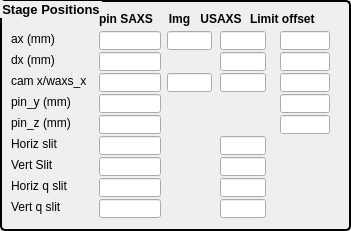
  <widget class="QGroupBox" name="groupBox">
   <property name="geometry">
    <rect>
     <x>10</x>
     <y>40</y>
     <width>351</width>
     <height>231</height>
    </rect>
   </property>
   <property name="sizePolicy">
    <sizepolicy hsizetype="Expanding" vsizetype="Expanding">
     <horstretch>0</horstretch>
     <verstretch>0</verstretch>
    </sizepolicy>
   </property>
   <property name="font">
    <font>
     <pointsize>10</pointsize>
     <weight>75</weight>
     <bold>true</bold>
    </font>
   </property>
   <property name="styleSheet">
    <string notr="true">QGroupBox { 
     border: 2px solid black; 
     border-radius: 5px; 
 } </string>
   </property>
   <property name="title">
    <string>Stage Positions</string>
   </property>
   <widget class="QLabel" name="label">
    <property name="geometry">
     <rect>
      <x>11</x>
      <y>31</y>
      <width>50</width>
      <height>16</height>
     </rect>
    </property>
    <property name="sizePolicy">
     <sizepolicy hsizetype="Expanding" vsizetype="Expanding">
      <horstretch>0</horstretch>
      <verstretch>0</verstretch>
     </sizepolicy>
    </property>
    <property name="text">
     <string>&lt;html&gt;&lt;head/&gt;&lt;body&gt;&lt;p&gt;ax (mm)&lt;/p&gt;&lt;/body&gt;&lt;/html&gt;</string>
    </property>
   </widget>
   <widget class="caTextEntry" name="catextentry_29">
    <property name="geometry">
     <rect>
      <x>280</x>
      <y>52</y>
      <width>50</width>
      <height>19</height>
     </rect>
    </property>
    <property name="sizePolicy">
     <sizepolicy hsizetype="Expanding" vsizetype="Expanding">
      <horstretch>0</horstretch>
      <verstretch>0</verstretch>
     </sizepolicy>
    </property>
    <property name="channel" stdset="0">
     <string notr="true">9idcLAX:SAXS:dx_limit_offset</string>
    </property>
    <property name="background">
     <color>
      <red>115</red>
      <green>215</green>
      <blue>253</blue>
     </color>
    </property>
    <property name="colorMode">
     <enum>caLineEdit::Static</enum>
    </property>
   </widget>
   <widget class="QLabel" name="label_38">
    <property name="geometry">
     <rect>
      <x>99</x>
      <y>11</y>
      <width>62</width>
      <height>16</height>
     </rect>
    </property>
    <property name="sizePolicy">
     <sizepolicy hsizetype="Expanding" vsizetype="Expanding">
      <horstretch>0</horstretch>
      <verstretch>0</verstretch>
     </sizepolicy>
    </property>
    <property name="font">
     <font>
      <weight>75</weight>
      <bold>true</bold>
     </font>
    </property>
    <property name="text">
     <string>pin SAXS</string>
    </property>
   </widget>
   <widget class="QLabel" name="label_13">
    <property name="geometry">
     <rect>
      <x>198</x>
      <y>11</y>
      <width>46</width>
      <height>16</height>
     </rect>
    </property>
    <property name="sizePolicy">
     <sizepolicy hsizetype="Expanding" vsizetype="Expanding">
      <horstretch>0</horstretch>
      <verstretch>0</verstretch>
     </sizepolicy>
    </property>
    <property name="font">
     <font>
      <weight>75</weight>
      <bold>true</bold>
     </font>
    </property>
    <property name="text">
     <string>USAXS</string>
    </property>
    <property name="alignment">
     <set>Qt::AlignCenter</set>
    </property>
   </widget>
   <widget class="QLabel" name="label_5">
    <property name="geometry">
     <rect>
      <x>11</x>
      <y>52</y>
      <width>50</width>
      <height>16</height>
     </rect>
    </property>
    <property name="sizePolicy">
     <sizepolicy hsizetype="Expanding" vsizetype="Expanding">
      <horstretch>0</horstretch>
      <verstretch>0</verstretch>
     </sizepolicy>
    </property>
    <property name="text">
     <string>&lt;html&gt;&lt;head/&gt;&lt;body&gt;&lt;p&gt;dx (mm)&lt;/p&gt;&lt;/body&gt;&lt;/html&gt;</string>
    </property>
   </widget>
   <widget class="caTextEntry" name="catextentry_40">
    <property name="geometry">
     <rect>
      <x>99</x>
      <y>52</y>
      <width>62</width>
      <height>19</height>
     </rect>
    </property>
    <property name="sizePolicy">
     <sizepolicy hsizetype="Expanding" vsizetype="Expanding">
      <horstretch>0</horstretch>
      <verstretch>0</verstretch>
     </sizepolicy>
    </property>
    <property name="channel" stdset="0">
     <string notr="true">9idcLAX:SAXS:dx_out</string>
    </property>
    <property name="background">
     <color>
      <red>115</red>
      <green>215</green>
      <blue>253</blue>
     </color>
    </property>
    <property name="colorMode">
     <enum>caLineEdit::Static</enum>
    </property>
   </widget>
   <widget class="caTextEntry" name="catextentry_33">
    <property name="geometry">
     <rect>
      <x>220</x>
      <y>52</y>
      <width>46</width>
      <height>19</height>
     </rect>
    </property>
    <property name="sizePolicy">
     <sizepolicy hsizetype="Expanding" vsizetype="Expanding">
      <horstretch>0</horstretch>
      <verstretch>0</verstretch>
     </sizepolicy>
    </property>
    <property name="channel" stdset="0">
     <string notr="true">9idcLAX:SAXS:dx_in</string>
    </property>
    <property name="background">
     <color>
      <red>115</red>
      <green>215</green>
      <blue>253</blue>
     </color>
    </property>
    <property name="colorMode">
     <enum>caLineEdit::Static</enum>
    </property>
   </widget>
   <widget class="QLabel" name="label_14">
    <property name="geometry">
     <rect>
      <x>167</x>
      <y>11</y>
      <width>25</width>
      <height>16</height>
     </rect>
    </property>
    <property name="sizePolicy">
     <sizepolicy hsizetype="Expanding" vsizetype="Expanding">
      <horstretch>0</horstretch>
      <verstretch>0</verstretch>
     </sizepolicy>
    </property>
    <property name="font">
     <font>
      <weight>75</weight>
      <bold>true</bold>
     </font>
    </property>
    <property name="text">
     <string>Img</string>
    </property>
    <property name="alignment">
     <set>Qt::AlignCenter</set>
    </property>
   </widget>
   <widget class="caTextEntry" name="catextentry_26">
    <property name="geometry">
     <rect>
      <x>220</x>
      <y>31</y>
      <width>46</width>
      <height>19</height>
     </rect>
    </property>
    <property name="sizePolicy">
     <sizepolicy hsizetype="Expanding" vsizetype="Expanding">
      <horstretch>0</horstretch>
      <verstretch>0</verstretch>
     </sizepolicy>
    </property>
    <property name="channel" stdset="0">
     <string notr="true">9idcLAX:SAXS:ax_in</string>
    </property>
    <property name="background">
     <color>
      <red>115</red>
      <green>215</green>
      <blue>253</blue>
     </color>
    </property>
    <property name="colorMode">
     <enum>caLineEdit::Static</enum>
    </property>
   </widget>
   <widget class="caTextEntry" name="catextentry_24">
    <property name="geometry">
     <rect>
      <x>99</x>
      <y>31</y>
      <width>62</width>
      <height>19</height>
     </rect>
    </property>
    <property name="sizePolicy">
     <sizepolicy hsizetype="Expanding" vsizetype="Expanding">
      <horstretch>0</horstretch>
      <verstretch>0</verstretch>
     </sizepolicy>
    </property>
    <property name="channel" stdset="0">
     <string notr="true">9idcLAX:SAXS:ax_out</string>
    </property>
    <property name="background">
     <color>
      <red>115</red>
      <green>215</green>
      <blue>253</blue>
     </color>
    </property>
    <property name="colorMode">
     <enum>caLineEdit::Static</enum>
    </property>
   </widget>
   <widget class="caTextEntry" name="catextentry_27">
    <property name="geometry">
     <rect>
      <x>167</x>
      <y>31</y>
      <width>45</width>
      <height>19</height>
     </rect>
    </property>
    <property name="sizePolicy">
     <sizepolicy hsizetype="Expanding" vsizetype="Expanding">
      <horstretch>0</horstretch>
      <verstretch>0</verstretch>
     </sizepolicy>
    </property>
    <property name="channel" stdset="0">
     <string notr="true">9idcLAX:USAXS_Img:ax_in</string>
    </property>
    <property name="background">
     <color>
      <red>115</red>
      <green>215</green>
      <blue>253</blue>
     </color>
    </property>
    <property name="colorMode">
     <enum>caLineEdit::Static</enum>
    </property>
   </widget>
   <widget class="caTextEntry" name="catextentry_25">
    <property name="geometry">
     <rect>
      <x>280</x>
      <y>31</y>
      <width>50</width>
      <height>19</height>
     </rect>
    </property>
    <property name="sizePolicy">
     <sizepolicy hsizetype="Expanding" vsizetype="Expanding">
      <horstretch>0</horstretch>
      <verstretch>0</verstretch>
     </sizepolicy>
    </property>
    <property name="channel" stdset="0">
     <string notr="true">9idcLAX:SAXS:ax_limit_offset</string>
    </property>
    <property name="background">
     <color>
      <red>115</red>
      <green>215</green>
      <blue>253</blue>
     </color>
    </property>
    <property name="colorMode">
     <enum>caLineEdit::Static</enum>
    </property>
   </widget>
   <widget class="QLabel" name="label_9">
    <property name="geometry">
     <rect>
      <x>250</x>
      <y>11</y>
      <width>80</width>
      <height>16</height>
     </rect>
    </property>
    <property name="sizePolicy">
     <sizepolicy hsizetype="Expanding" vsizetype="Expanding">
      <horstretch>0</horstretch>
      <verstretch>0</verstretch>
     </sizepolicy>
    </property>
    <property name="font">
     <font>
      <weight>75</weight>
      <bold>true</bold>
     </font>
    </property>
    <property name="text">
     <string>Limit offset</string>
    </property>
   </widget>
   <widget class="QLabel" name="label_12">
    <property name="geometry">
     <rect>
      <x>11</x>
      <y>136</y>
      <width>52</width>
      <height>16</height>
     </rect>
    </property>
    <property name="sizePolicy">
     <sizepolicy hsizetype="Expanding" vsizetype="Expanding">
      <horstretch>0</horstretch>
      <verstretch>0</verstretch>
     </sizepolicy>
    </property>
    <property name="text">
     <string>&lt;html&gt;&lt;head/&gt;&lt;body&gt;&lt;p&gt;Horiz slit&lt;/p&gt;&lt;/body&gt;&lt;/html&gt;</string>
    </property>
   </widget>
   <widget class="caTextEntry" name="catextentry_34">
    <property name="geometry">
     <rect>
      <x>220</x>
      <y>136</y>
      <width>46</width>
      <height>19</height>
     </rect>
    </property>
    <property name="sizePolicy">
     <sizepolicy hsizetype="Expanding" vsizetype="Expanding">
      <horstretch>0</horstretch>
      <verstretch>0</verstretch>
     </sizepolicy>
    </property>
    <property name="channel" stdset="0">
     <string notr="true">9idcLAX:SAXS:USAXS_hslit_ap</string>
    </property>
    <property name="background">
     <color>
      <red>115</red>
      <green>215</green>
      <blue>253</blue>
     </color>
    </property>
    <property name="colorMode">
     <enum>caLineEdit::Static</enum>
    </property>
   </widget>
   <widget class="caTextEntry" name="catextentry_32">
    <property name="geometry">
     <rect>
      <x>220</x>
      <y>73</y>
      <width>46</width>
      <height>19</height>
     </rect>
    </property>
    <property name="sizePolicy">
     <sizepolicy hsizetype="Expanding" vsizetype="Expanding">
      <horstretch>0</horstretch>
      <verstretch>0</verstretch>
     </sizepolicy>
    </property>
    <property name="channel" stdset="0">
     <string notr="true">9idcLAX:SAXS:WAXS_x_out</string>
    </property>
    <property name="background">
     <color>
      <red>115</red>
      <green>215</green>
      <blue>253</blue>
     </color>
    </property>
    <property name="colorMode">
     <enum>caLineEdit::Static</enum>
    </property>
   </widget>
   <widget class="caTextEntry" name="catextentry_46">
    <property name="geometry">
     <rect>
      <x>99</x>
      <y>115</y>
      <width>62</width>
      <height>19</height>
     </rect>
    </property>
    <property name="sizePolicy">
     <sizepolicy hsizetype="Expanding" vsizetype="Expanding">
      <horstretch>0</horstretch>
      <verstretch>0</verstretch>
     </sizepolicy>
    </property>
    <property name="channel" stdset="0">
     <string notr="true">9idcLAX:SAXS:SAXS_z_out</string>
    </property>
    <property name="background">
     <color>
      <red>115</red>
      <green>215</green>
      <blue>253</blue>
     </color>
    </property>
    <property name="colorMode">
     <enum>caLineEdit::Static</enum>
    </property>
   </widget>
   <widget class="caTextEntry" name="catextentry_30">
    <property name="geometry">
     <rect>
      <x>280</x>
      <y>94</y>
      <width>50</width>
      <height>19</height>
     </rect>
    </property>
    <property name="sizePolicy">
     <sizepolicy hsizetype="Expanding" vsizetype="Expanding">
      <horstretch>0</horstretch>
      <verstretch>0</verstretch>
     </sizepolicy>
    </property>
    <property name="channel" stdset="0">
     <string notr="true">9idcLAX:SAXS:SAXS_y_limit_offset</string>
    </property>
    <property name="background">
     <color>
      <red>115</red>
      <green>215</green>
      <blue>253</blue>
     </color>
    </property>
    <property name="colorMode">
     <enum>caLineEdit::Static</enum>
    </property>
   </widget>
   <widget class="caTextEntry" name="catextentry_39">
    <property name="geometry">
     <rect>
      <x>167</x>
      <y>73</y>
      <width>45</width>
      <height>19</height>
     </rect>
    </property>
    <property name="sizePolicy">
     <sizepolicy hsizetype="Expanding" vsizetype="Expanding">
      <horstretch>0</horstretch>
      <verstretch>0</verstretch>
     </sizepolicy>
    </property>
    <property name="channel" stdset="0">
     <string notr="true">9idcLAX:USAXS_Img:waxs_x_in</string>
    </property>
    <property name="background">
     <color>
      <red>115</red>
      <green>215</green>
      <blue>253</blue>
     </color>
    </property>
    <property name="colorMode">
     <enum>caLineEdit::Static</enum>
    </property>
   </widget>
   <widget class="QLabel" name="label_8">
    <property name="geometry">
     <rect>
      <x>11</x>
      <y>157</y>
      <width>48</width>
      <height>16</height>
     </rect>
    </property>
    <property name="sizePolicy">
     <sizepolicy hsizetype="Expanding" vsizetype="Expanding">
      <horstretch>0</horstretch>
      <verstretch>0</verstretch>
     </sizepolicy>
    </property>
    <property name="text">
     <string>&lt;html&gt;&lt;head/&gt;&lt;body&gt;&lt;p&gt;Vert Slit&lt;/p&gt;&lt;/body&gt;&lt;/html&gt;</string>
    </property>
   </widget>
   <widget class="caTextEntry" name="catextentry_41">
    <property name="geometry">
     <rect>
      <x>99</x>
      <y>157</y>
      <width>62</width>
      <height>19</height>
     </rect>
    </property>
    <property name="sizePolicy">
     <sizepolicy hsizetype="Expanding" vsizetype="Expanding">
      <horstretch>0</horstretch>
      <verstretch>0</verstretch>
     </sizepolicy>
    </property>
    <property name="channel" stdset="0">
     <string notr="true">9idcLAX:USAXS_Img:ImgVertApperture</string>
    </property>
    <property name="background">
     <color>
      <red>115</red>
      <green>215</green>
      <blue>253</blue>
     </color>
    </property>
    <property name="colorMode">
     <enum>caLineEdit::Static</enum>
    </property>
   </widget>
   <widget class="caTextEntry" name="catextentry_35">
    <property name="geometry">
     <rect>
      <x>220</x>
      <y>157</y>
      <width>46</width>
      <height>19</height>
     </rect>
    </property>
    <property name="sizePolicy">
     <sizepolicy hsizetype="Expanding" vsizetype="Expanding">
      <horstretch>0</horstretch>
      <verstretch>0</verstretch>
     </sizepolicy>
    </property>
    <property name="channel" stdset="0">
     <string notr="true">9idcLAX:SAXS:USAXS_vslit_ap</string>
    </property>
    <property name="background">
     <color>
      <red>115</red>
      <green>215</green>
      <blue>253</blue>
     </color>
    </property>
    <property name="colorMode">
     <enum>caLineEdit::Static</enum>
    </property>
   </widget>
   <widget class="caTextEntry" name="catextentry_31">
    <property name="geometry">
     <rect>
      <x>280</x>
      <y>73</y>
      <width>50</width>
      <height>19</height>
     </rect>
    </property>
    <property name="sizePolicy">
     <sizepolicy hsizetype="Expanding" vsizetype="Expanding">
      <horstretch>0</horstretch>
      <verstretch>0</verstretch>
     </sizepolicy>
    </property>
    <property name="channel" stdset="0">
     <string notr="true">9idcLAX:SAXS:WAXS_x_limit_offset</string>
    </property>
    <property name="background">
     <color>
      <red>115</red>
      <green>215</green>
      <blue>253</blue>
     </color>
    </property>
    <property name="colorMode">
     <enum>caLineEdit::Static</enum>
    </property>
   </widget>
   <widget class="QLabel" name="label_4">
    <property name="geometry">
     <rect>
      <x>11</x>
      <y>94</y>
      <width>67</width>
      <height>16</height>
     </rect>
    </property>
    <property name="sizePolicy">
     <sizepolicy hsizetype="Expanding" vsizetype="Expanding">
      <horstretch>0</horstretch>
      <verstretch>0</verstretch>
     </sizepolicy>
    </property>
    <property name="text">
     <string>pin_y (mm)</string>
    </property>
    <property name="alignment">
     <set>Qt::AlignLeading|Qt::AlignLeft|Qt::AlignVCenter</set>
    </property>
   </widget>
   <widget class="QLabel" name="label_6">
    <property name="geometry">
     <rect>
      <x>11</x>
      <y>115</y>
      <width>66</width>
      <height>16</height>
     </rect>
    </property>
    <property name="sizePolicy">
     <sizepolicy hsizetype="Expanding" vsizetype="Expanding">
      <horstretch>0</horstretch>
      <verstretch>0</verstretch>
     </sizepolicy>
    </property>
    <property name="text">
     <string>pin_z (mm)</string>
    </property>
   </widget>
   <widget class="caTextEntry" name="catextentry_28">
    <property name="geometry">
     <rect>
      <x>280</x>
      <y>115</y>
      <width>50</width>
      <height>19</height>
     </rect>
    </property>
    <property name="sizePolicy">
     <sizepolicy hsizetype="Expanding" vsizetype="Expanding">
      <horstretch>0</horstretch>
      <verstretch>0</verstretch>
     </sizepolicy>
    </property>
    <property name="channel" stdset="0">
     <string notr="true">9idcLAX:SAXS:SAXS_z_limit_offset</string>
    </property>
    <property name="background">
     <color>
      <red>115</red>
      <green>215</green>
      <blue>253</blue>
     </color>
    </property>
    <property name="colorMode">
     <enum>caLineEdit::Static</enum>
    </property>
   </widget>
   <widget class="QLabel" name="label_2">
    <property name="geometry">
     <rect>
      <x>11</x>
      <y>73</y>
      <width>82</width>
      <height>16</height>
     </rect>
    </property>
    <property name="sizePolicy">
     <sizepolicy hsizetype="Expanding" vsizetype="Expanding">
      <horstretch>0</horstretch>
      <verstretch>0</verstretch>
     </sizepolicy>
    </property>
    <property name="text">
     <string>cam x/waxs_x</string>
    </property>
   </widget>
   <widget class="caTextEntry" name="catextentry_38">
    <property name="geometry">
     <rect>
      <x>99</x>
      <y>73</y>
      <width>62</width>
      <height>19</height>
     </rect>
    </property>
    <property name="sizePolicy">
     <sizepolicy hsizetype="Expanding" vsizetype="Expanding">
      <horstretch>0</horstretch>
      <verstretch>0</verstretch>
     </sizepolicy>
    </property>
    <property name="channel" stdset="0">
     <string notr="true">9idcLAX:SAXS:WAXS_x_out</string>
    </property>
    <property name="background">
     <color>
      <red>115</red>
      <green>215</green>
      <blue>253</blue>
     </color>
    </property>
    <property name="colorMode">
     <enum>caLineEdit::Static</enum>
    </property>
   </widget>
   <widget class="caTextEntry" name="catextentry_45">
    <property name="geometry">
     <rect>
      <x>99</x>
      <y>94</y>
      <width>62</width>
      <height>19</height>
     </rect>
    </property>
    <property name="sizePolicy">
     <sizepolicy hsizetype="Expanding" vsizetype="Expanding">
      <horstretch>0</horstretch>
      <verstretch>0</verstretch>
     </sizepolicy>
    </property>
    <property name="channel" stdset="0">
     <string notr="true">9idcLAX:SAXS:SAXS_y_out</string>
    </property>
    <property name="background">
     <color>
      <red>115</red>
      <green>215</green>
      <blue>253</blue>
     </color>
    </property>
    <property name="colorMode">
     <enum>caLineEdit::Static</enum>
    </property>
   </widget>
   <widget class="caTextEntry" name="catextentry_43">
    <property name="geometry">
     <rect>
      <x>99</x>
      <y>136</y>
      <width>62</width>
      <height>19</height>
     </rect>
    </property>
    <property name="sizePolicy">
     <sizepolicy hsizetype="Expanding" vsizetype="Expanding">
      <horstretch>0</horstretch>
      <verstretch>0</verstretch>
     </sizepolicy>
    </property>
    <property name="channel" stdset="0">
     <string notr="true">9idcLAX:USAXS_Img:ImgHorApperture</string>
    </property>
    <property name="background">
     <color>
      <red>115</red>
      <green>215</green>
      <blue>253</blue>
     </color>
    </property>
    <property name="colorMode">
     <enum>caLineEdit::Static</enum>
    </property>
   </widget>
   <widget class="caTextEntry" name="catextentry_36">
    <property name="geometry">
     <rect>
      <x>220</x>
      <y>178</y>
      <width>46</width>
      <height>19</height>
     </rect>
    </property>
    <property name="sizePolicy">
     <sizepolicy hsizetype="Expanding" vsizetype="Expanding">
      <horstretch>0</horstretch>
      <verstretch>0</verstretch>
     </sizepolicy>
    </property>
    <property name="channel" stdset="0">
     <string notr="true">9idcLAX:SAXS:USAXS_hgslit_ap</string>
    </property>
    <property name="background">
     <color>
      <red>115</red>
      <green>215</green>
      <blue>253</blue>
     </color>
    </property>
    <property name="colorMode">
     <enum>caLineEdit::Static</enum>
    </property>
   </widget>
   <widget class="caTextEntry" name="catextentry_37">
    <property name="geometry">
     <rect>
      <x>220</x>
      <y>199</y>
      <width>46</width>
      <height>19</height>
     </rect>
    </property>
    <property name="sizePolicy">
     <sizepolicy hsizetype="Expanding" vsizetype="Expanding">
      <horstretch>0</horstretch>
      <verstretch>0</verstretch>
     </sizepolicy>
    </property>
    <property name="channel" stdset="0">
     <string notr="true">9idcLAX:SAXS:USAXS_vgslit_ap</string>
    </property>
    <property name="background">
     <color>
      <red>115</red>
      <green>215</green>
      <blue>253</blue>
     </color>
    </property>
    <property name="colorMode">
     <enum>caLineEdit::Static</enum>
    </property>
   </widget>
   <widget class="caTextEntry" name="catextentry_44">
    <property name="geometry">
     <rect>
      <x>99</x>
      <y>178</y>
      <width>62</width>
      <height>19</height>
     </rect>
    </property>
    <property name="sizePolicy">
     <sizepolicy hsizetype="Expanding" vsizetype="Expanding">
      <horstretch>0</horstretch>
      <verstretch>0</verstretch>
     </sizepolicy>
    </property>
    <property name="channel" stdset="0">
     <string notr="true">9idcLAX:USAXS_Img:ImgGuardHorApperture</string>
    </property>
    <property name="background">
     <color>
      <red>115</red>
      <green>215</green>
      <blue>253</blue>
     </color>
    </property>
    <property name="colorMode">
     <enum>caLineEdit::Static</enum>
    </property>
   </widget>
   <widget class="caTextEntry" name="catextentry_42">
    <property name="geometry">
     <rect>
      <x>99</x>
      <y>199</y>
      <width>62</width>
      <height>19</height>
     </rect>
    </property>
    <property name="sizePolicy">
     <sizepolicy hsizetype="Expanding" vsizetype="Expanding">
      <horstretch>0</horstretch>
      <verstretch>0</verstretch>
     </sizepolicy>
    </property>
    <property name="channel" stdset="0">
     <string notr="true">9idcLAX:USAXS_Img:ImgGuardVertApperture</string>
    </property>
    <property name="background">
     <color>
      <red>115</red>
      <green>215</green>
      <blue>253</blue>
     </color>
    </property>
    <property name="colorMode">
     <enum>caLineEdit::Static</enum>
    </property>
   </widget>
   <widget class="QLabel" name="label_10">
    <property name="geometry">
     <rect>
      <x>11</x>
      <y>199</y>
      <width>59</width>
      <height>16</height>
     </rect>
    </property>
    <property name="sizePolicy">
     <sizepolicy hsizetype="Expanding" vsizetype="Expanding">
      <horstretch>0</horstretch>
      <verstretch>0</verstretch>
     </sizepolicy>
    </property>
    <property name="text">
     <string>Vert q slit</string>
    </property>
   </widget>
   <widget class="QLabel" name="label_3">
    <property name="geometry">
     <rect>
      <x>11</x>
      <y>178</y>
      <width>68</width>
      <height>16</height>
     </rect>
    </property>
    <property name="sizePolicy">
     <sizepolicy hsizetype="Expanding" vsizetype="Expanding">
      <horstretch>0</horstretch>
      <verstretch>0</verstretch>
     </sizepolicy>
    </property>
    <property name="text">
     <string>Horiz q slit </string>
    </property>
   </widget>
  </widget>
